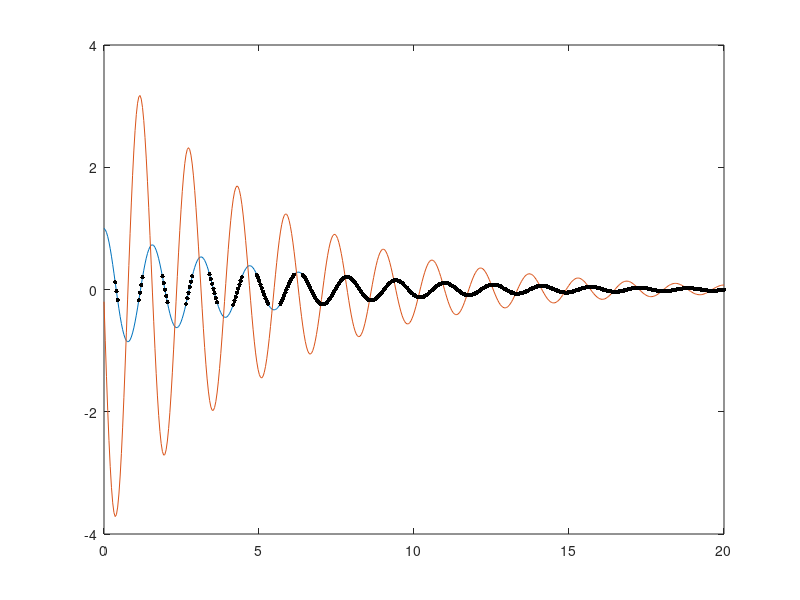
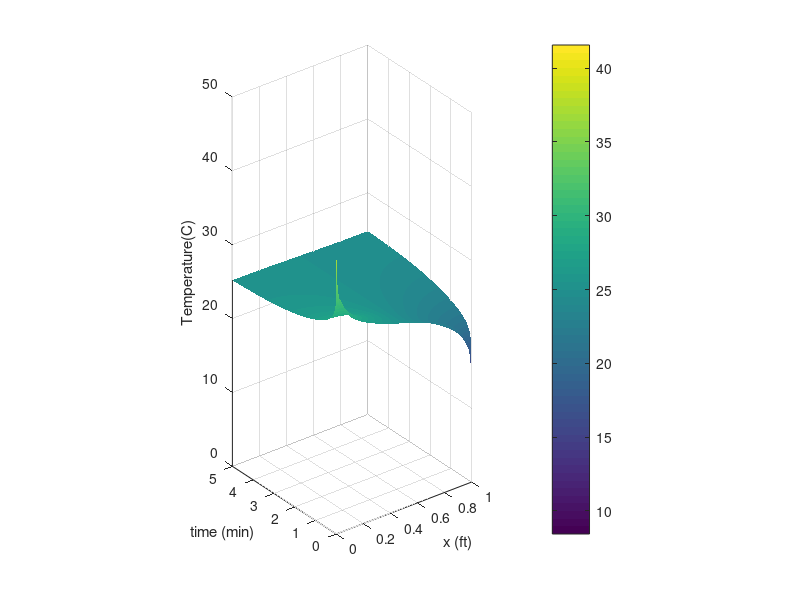

These charts were generated, in order, by the following MATLAB code:
function Exam2
clc;
clear;
Exam2_Q1;
Exam2_Q2;
Exam2_Q3;
end

function Exam2_Q1
t = linspace(0,20,500);
x = 1*exp(-t/5).*cos(4*t);
v = -1*4*exp(-t/5).*sin(4*t)-(1/5)*exp(-t/5).*cos(4*t);
figure(1),plot(t,x,t,v);
hold on;
x1 = find(abs(x)<0.25);
plot(t(x1),x(x1),'k.','markersize',10);
hold off;
end

function Exam2_Q2
[t,x] = meshgrid(linspace(0,5,500),linspace(0,1,500));
sum = 0;
    for n = 1:500
        sum = sum+((1/(2*n-1)).*exp(-(2*n-1)^2*pi^2*.25^2*t).*cos((2*n-1)*pi*x));
    end
T = 25+(40*sum/pi^2);
figure(2),surf(x,t,T);
shading interp;
xlabel('x (ft)');
ylabel('time (min)');
zlabel('Temperature(C)');
set(gca,'plotboxaspectratio',[1,1,2.5]);
colorbar;
end

function Exam2_Q3
load Test02Problem03.txt -ascii;
[x,y] = find(isnan(Test02Problem03));
fprintf('NaN appears %d times ',length(x))
x_1= linspace(0,2.5,300);
y_1= linspace(-5,5,400);
fprintf('The largest value of x for NaN is: %f ',x_1(max(x)))
fprintf('The largest value of y for NaN is: %f ',y_1(max(y)))
end